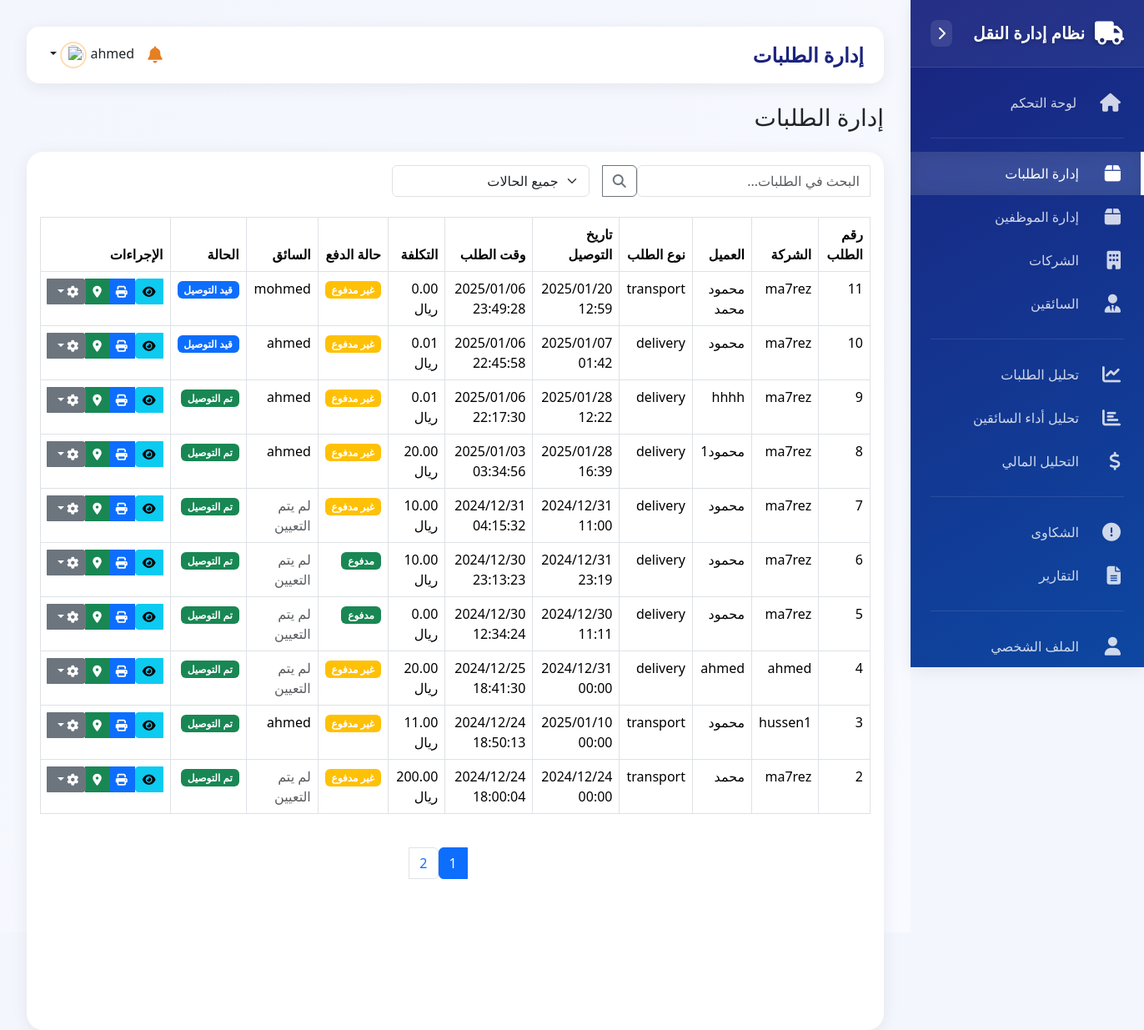
Screenshot of /admin/orders.php (signed in) with the database file from the repository.
### tables this page shows
CREATE TABLE `requests` (
  `id` int(11) NOT NULL,
  `order_number` varchar(20) NOT NULL,
  `company_id` int(11) NOT NULL,
  `driver_id` int(11) DEFAULT NULL,
  `customer_name` varchar(100) NOT NULL,
  `customer_phone` varchar(20) NOT NULL,
  `order_type` enum('delivery','transport') NOT NULL,
  `delivery_date` datetime NOT NULL,
  `pickup_location` text NOT NULL,
  `delivery_location` text NOT NULL,
  `items_count` int(11) NOT NULL,
  `total_cost` decimal(10,2) NOT NULL,
  `delivery_fee` decimal(10,2) NOT NULL DEFAULT 20.00,
  `payment_method` enum('cash','card','bank_transfer') NOT NULL,
  `payment_status` enum('paid','unpaid') NOT NULL DEFAULT 'unpaid',
  `is_fragile` tinyint(1) NOT NULL DEFAULT 0,
  `invoice_file` varchar(255) DEFAULT NULL,
  `status` enum('pending','accepted','in_transit','delivered','cancelled') NOT NULL DEFAULT 'pending',
  `additional_notes` text DEFAULT NULL,
  `created_at` timestamp NOT NULL DEFAULT current_timestamp(),
  `updated_at` timestamp NOT NULL DEFAULT current_timestamp() ON UPDATE current_timestamp(),
  `pickup_location_link` varchar(500) DEFAULT NULL,
  `delivery_location_link` varchar(500) DEFAULT NULL
);

CREATE TABLE `companies` (
  `id` int(11) NOT NULL,
  `name` varchar(100) NOT NULL,
  `email` varchar(100) NOT NULL,
  `password` varchar(255) NOT NULL,
  `phone` varchar(20) NOT NULL,
  `address` text DEFAULT NULL,
  `commercial_record` varchar(50) DEFAULT NULL,
  `tax_number` varchar(50) DEFAULT NULL,
  `logo` varchar(255) DEFAULT NULL,
  `contact_person` varchar(100) DEFAULT NULL,
  `contact_phone` varchar(20) DEFAULT NULL,
  `is_active` tinyint(1) DEFAULT 1,
  `created_at` timestamp NOT NULL DEFAULT current_timestamp()
);

CREATE TABLE `drivers` (
  `id` int(11) NOT NULL,
  `username` varchar(100) NOT NULL,
  `email` varchar(100) NOT NULL,
  `password` varchar(255) NOT NULL,
  `phone` varchar(20) NOT NULL,
  `age` int(11) DEFAULT NULL,
  `about` text DEFAULT NULL,
  `address` text DEFAULT NULL,
  `profile_image` varchar(255) DEFAULT NULL,
  `id_number` varchar(50) DEFAULT NULL,
  `license_number` varchar(50) DEFAULT NULL,
  `vehicle_type` varchar(50) DEFAULT NULL,
  `vehicle_model` varchar(50) DEFAULT NULL,
  `plate_number` varchar(20) DEFAULT NULL,
  `is_active` tinyint(1) DEFAULT 1,
  `current_status` enum('available','busy','offline') DEFAULT 'offline',
  `rating` decimal(3,2) DEFAULT 0.00,
  `total_trips` int(11) DEFAULT 0,
  `completed_orders` int(11) DEFAULT 0,
  `cancelled_orders` int(11) DEFAULT 0,
  `total_earnings` decimal(10,2) DEFAULT 0.00,
  `last_login` timestamp NULL DEFAULT NULL,
  `last_location` point DEFAULT NULL,
  `created_at` timestamp NOT NULL DEFAULT current_timestamp(),
  `updated_at` timestamp NOT NULL DEFAULT current_timestamp() ON UPDATE current_timestamp()
);

### admin/orders.php (the view, shortened to what this page needs)
<?php
require_once '../config.php';
require_once '../includes/header.php';
$search = isset($_GET['search']) ? $_GET['search'] : '';
$status_filter = isset($_GET['status']) ? $_GET['status'] : '';
$page = isset($_GET['page']) ? (int)$_GET['page'] : 1;
$per_page = 10;
$offset = ($page - 1) * $per_page;
$where = [];
$where_clause = !empty($where) ? " WHERE " . implode(" AND ", $where) : "";
$stmt = $conn->prepare("SELECT COUNT(*) FROM requests r
    LEFT JOIN companies c ON r.company_id = c.id" . $where_clause);
$stmt->execute();
$total_records = $stmt->fetchColumn();
$total_pages = ceil($total_records / $per_page);
$stmt = $conn->prepare("
    SELECT
        r.id,
        r.order_number,
        c.name as company_name,
        r.customer_name,
        r.customer_phone,
        r.order_type,
        r.delivery_date,
        r.total_cost,
        r.payment_status,
        r.status,
        r.driver_id,
        r.created_at,
        r.updated_at,
        d.username as driver_name,
        d.phone as driver_phone
    FROM requests r
    LEFT JOIN companies c ON r.company_id = c.id
    LEFT JOIN drivers d ON r.driver_id = d.id" .
    $where_clause .
    " ORDER BY r.created_at DESC LIMIT :offset, :per_page");
$stmt->bindValue(':offset', $offset, PDO::PARAM_INT);
$stmt->bindValue(':per_page', $per_page, PDO::PARAM_INT);
$stmt->execute();
$orders = $stmt->fetchAll();
?>
<div class="d-flex justify-content-between align-items-center mb-4">
    <h1 class="h3 mb-0">إدارة الطلبات</h1>
</div>
<div class="card">
    <div class="card-body">
        <form class="row g-3 mb-4">
            <div class="col-md-4">
                <div class="input-group">
                    <input type="text" class="form-control" name="search" placeholder="البحث في الطلبات..." value="<?php echo htmlspecialchars($search); ?>">
                    <button class="btn btn-outline-secondary" type="submit">
                        <i class="fas fa-search"></i>
                    </button>
                </div>
            </div>
            <div class="col-md-3">
                <select class="form-select" name="status" onchange="this.form.submit()">
                    <option value="">جميع الحالات</option>
                </select>
            </div>
        </form>
        <div class="table-responsive">
            <table class="table table-bordered table-hover">
                <thead>
                    <tr>
                        <th>رقم الطلب</th>
                        <th>الشركة</th>
                        <th>العميل</th>
                        <th>نوع الطلب</th>
                        <th>تاريخ التوصيل</th>
                        <th>وقت الطلب</th>
                        <th>التكلفة</th>
                        <th>حالة الدفع</th>
                        <th>السائق</th>
                        <th>الحالة</th>
                        <th>الإجراءات</th>
                    </tr>
                </thead>
                <tbody>
                    <?php foreach ($orders as $order): ?>
                        <tr>
                            <td><?php echo htmlspecialchars($order['id']); ?></td>
                            <td><?php echo htmlspecialchars($order['company_name']); ?></td>
                            <td><?php echo htmlspecialchars($order['customer_name']); ?></td>
                            <td><?php echo htmlspecialchars($order['order_type']); ?></td>
                            <td><?php echo date('Y/m/d H:i', strtotime($order['delivery_date'])); ?></td>
                            <td><?php echo date('Y/m/d H:i:s', strtotime($order['created_at'])); ?></td>
                            <td><?php echo number_format($order['total_cost'], 2); ?> ريال</td>
                            <td>
                                <span class="badge bg-<?php echo $order['payment_status'] === 'paid' ? 'success' : 'warning'; ?>">
                                    <?php echo $order['payment_status'] === 'paid' ? 'مدفوع' : 'غير مدفوع'; ?>
                                </span>
                            </td>
                            <td>
                                <?php if ($order['driver_id']): ?>
                                    <?php echo htmlspecialchars($order['driver_name']); ?>
                                <?php else: ?>
                                    <span class="text-muted">لم يتم التعيين</span>
                                <?php endif; ?>
                            </td>
                            <td>
                                <?php
                                $status_class = '';
                                $status_text = '';
                                switch ($order['status']) {
                                    case 'in_transit':
                                        $status_class = 'primary';
                                        $status_text = 'قيد التوصيل';
                                        break;
                                    case 'delivered':
                                        $status_class = 'success';
                                        $status_text = 'تم التوصيل';
                                        break;
                                }
                                ?>
                                <span class="badge bg-<?php echo $status_class; ?>">
                                    <?php echo $status_text; ?>
                                </span>
                            </td>
                            <td>
                                <div class="btn-group">
                                    <button type="button" class="btn btn-sm btn-info" data-bs-toggle="modal" data-bs-target="#viewOrderModal<?php echo $order['id']; ?>" title="عرض التفاصيل">
                                        <i class="fas fa-eye"></i>
                                    </button>
                                    <button type="button" class="btn btn-sm btn-primary" onclick="printInvoice(<?php echo $order['id']; ?>)" title="طباعة الفاتورة">
                                        <i class="fas fa-print"></i>
                                    </button>
                                    <a href="../track_order.php?order_number=<?php echo $order['order_number']; ?>" class="btn btn-sm btn-success" target="_blank" title="تتبع الطلب">
                                        <i class="fas fa-map-marker-alt"></i>
                                    </a>
                                    <button type="button" class="btn btn-sm btn-secondary dropdown-toggle" data-bs-toggle="dropdown">
                                        <i class="fas fa-cog"></i>
                                    </button>
                                </div>
                            </td>
                        </tr>
                    <?php endforeach; ?>
                </tbody>
            </table>
        </div>
        <?php if ($total_pages > 1): ?>
            <nav aria-label="Page navigation" class="mt-4">
                <ul class="pagination justify-content-center">
                    <?php for ($i = 1; $i <= $total_pages; $i++): ?>
                        <li class="page-item <?php echo $page === $i ? 'active' : ''; ?>">
                            <a class="page-link" href="?page=<?php echo $i; ?><?php echo $search ? '&search=' . urlencode($search) : ''; ?><?php echo $status_filter ? '&status=' . urlencode($status_filter) : ''; ?>">
                                <?php echo $i; ?>
                            </a>
                        </li>
                    <?php endfor; ?>
                </ul>
            </nav>
        <?php endif; ?>
    </div>
</div>
<?php require_once '../includes/footer.php'; ?>

### assets/css/dashboard.css (style rules this page uses)
:root { --primary-gradient: linear-gradient(150deg, #ff8f00 0%, #e65100 100%); --secondary-gradient: linear-gradient(150deg, #ffa726 0%, #fb8c00 100%); --success-gradient: linear-gradient(150deg, #43a047 0%, #2e7d32 100%); --dark-gradient: linear-gradient(150deg, #1a237e 0%, #0d47a1 100%); --danger-gradient: linear-gradient(150deg, #e53935 0%, #c62828 100%); --sidebar-width: 280px; --sidebar-collapsed-width: 70px; --header-height: 60px; --card-shadow: 0 4px 20px rgba(0,0,0,0.07); --hover-shadow: 0 8px 30px rgba(0,0,0,0.15); }
body { background-color: #f3f6fd; font-family: system-ui, -apple-system, "Segoe UI", Roboto, "Helvetica Neue", Arial, sans-serif; min-height: 100vh; position: relative; display: flex; }
.card { border: none; border-radius: 20px; box-shadow: var(--card-shadow); transition: all 0.3s cubic-bezier(0.4, 0, 0.2, 1); overflow: hidden; height: 100%; background: white; }

### includes/header.php (style rules this page uses)
body { overflow-x: hidden !important; }

### admin/orders.php (style rules this page uses)
body { overflow-x: hidden !important; }

### rows the page displays
requests: id "11", company.name "ma7rez", customer_name "محمود محمد", order_type "transport", delivery_date "2025/01/20 12:59", created_at "2025/01/06 23:49:28", total_cost "0.00", payment_status "غير مدفوع", driver.username "mohmed", status "قيد التوصيل"
requests: id "10", company.name "ma7rez", customer_name "محمود", order_type "delivery", delivery_date "2025/01/07 01:42", created_at "2025/01/06 22:45:58", total_cost "0.01", payment_status "غير مدفوع", driver.username "ahmed", status "قيد التوصيل"
requests: id "9", company.name "ma7rez", customer_name "hhhh", order_type "delivery", delivery_date "2025/01/28 12:22", created_at "2025/01/06 22:17:30", total_cost "0.01", payment_status "غير مدفوع", driver.username "ahmed", status "تم التوصيل"
requests: id "8", company.name "ma7rez", customer_name "محمود1", order_type "delivery", delivery_date "2025/01/28 16:39", created_at "2025/01/03 03:34:56", total_cost "20.00", payment_status "غير مدفوع", driver.username "ahmed", status "تم التوصيل"
requests: id "7", company.name "ma7rez", customer_name "محمود", order_type "delivery", delivery_date "2024/12/31 11:00", created_at "2024/12/31 04:15:32", total_cost "10.00", payment_status "غير مدفوع", shows "لم يتم التعيين", status "تم التوصيل"
requests: id "6", company.name "ma7rez", customer_name "محمود", order_type "delivery", delivery_date "2024/12/31 23:19", created_at "2024/12/30 23:13:23", total_cost "10.00", payment_status "مدفوع", shows "لم يتم التعيين", status "تم التوصيل"
requests: id "5", company.name "ma7rez", customer_name "محمود", order_type "delivery", delivery_date "2024/12/30 11:11", created_at "2024/12/30 12:34:24", total_cost "0.00", payment_status "مدفوع", shows "لم يتم التعيين", status "تم التوصيل"
requests: id "4", company.name "ahmed", customer_name "ahmed", order_type "delivery", delivery_date "2024/12/31 00:00", created_at "2024/12/25 18:41:30", total_cost "20.00", payment_status "غير مدفوع", shows "لم يتم التعيين", status "تم التوصيل"
requests: id "3", company.name "hussen1", customer_name "محمود", order_type "transport", delivery_date "2025/01/10 00:00", created_at "2024/12/24 18:50:13", total_cost "11.00", payment_status "غير مدفوع", driver.username "ahmed", status "تم التوصيل"
requests: id "2", company.name "ma7rez", customer_name "محمد", order_type "transport", delivery_date "2024/12/24 00:00", created_at "2024/12/24 18:00:04", total_cost "200.00", payment_status "غير مدفوع", shows "لم يتم التعيين", status "تم التوصيل"

### other values shown
$_SESSION['admin_username'] "ahmed"
